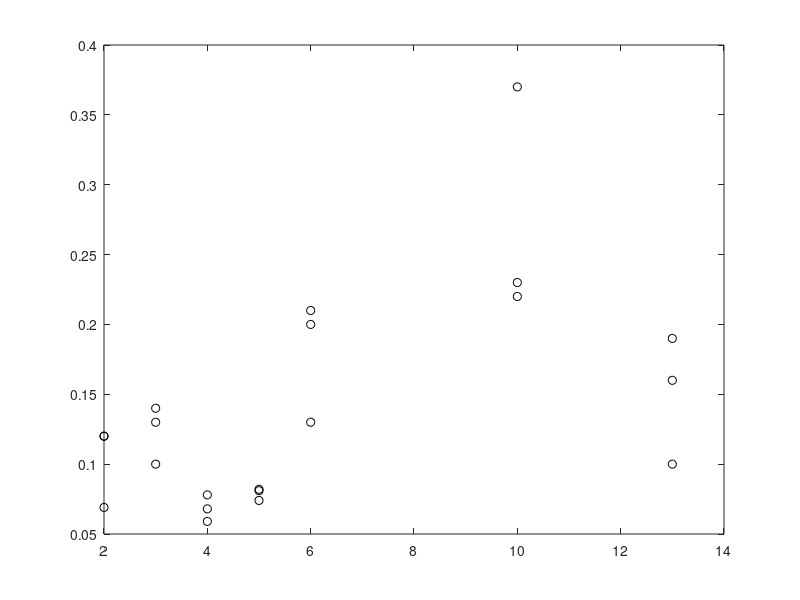

Here is the MATLAB script that generated this plot:
% Hardcode the data from the Chylinski paper
% Coding it here because the spreadsheet is too funky to read in
% Is there a better way to do this?
% Save as a .mat file to be able to read it into the parameter fitting
% script easy

% Data from figure 2b
% Cre negative
% Do I need any of this for fitting
% xEmpty = [2 2 2 3 3 3 4 4 4 5 5 5 6 6 6 10 10 10 13 13 13];
% yEmpty = [0.64 0.47 0.56 0.33 0.33 0.43 0.28 0.14 0.38 0.24 0.23 0.39 0.61 0.46 0.59 1.23 1.16 0.72 0.49 1.33 1.26];
% 
% xUnmodified = [2 2 2 3 3 3 4 4 4 5 5 5 6 6 6 10 10 10 13 13 13];
% yUnmodified = [];
% 
% xSwitchOff = [2 2 2 3 3 3 4 4 4 5 5 5 6 6 6 10 10 10 13 13 13];
% ySwitchOff = [];
% 
% xSingleLoxP = [2 2 2 3 3 3 4 4 4 5 5 5 6 6 6 10 10 10 13 13 13];
% ySingleLoxP = [];

% Cre positive
% Which of these do I need for the fitting?
xEmpty = [2 2 2 3 3 3 4 4 4 5 5 5 6 6 6 10 10 10 13 13 13];
yEmpty = [0.12 0.12 0.069 0.13 0.14 0.1 0.078 0.068 0.059 0.082 0.074 0.081 0.21 0.13 0.2 0.37 0.22 0.23 0.19 0.1 0.16];

xUnmodified = [2 2 2 3 3 3 4 4 4 5 5 5 6 6 6 10 10 10 13 13 13];
yUnmodified = [0.5 0.51 0.47 22.6 22.3 22.7 71.8 71.2 71.2 88.4 88.6 88.7 92.5 92.2 92.7 96.5 96.5 97.3 94.6 96.2 97.6];

xSwitchOff = [2 2 2 3 3 3 4 4 4 5 5 5 6 6 6 10 10 10 13 13 13];
ySwitchOff = [0.07 0.12 0.13 0.4 0.42 0.42 0.86 1.06 1.07 1.15 1.53 1.4 1.53 1.45 1.21 1.46 1.48 1.56 1.31 1.59 1.67];

xSingleLoxP = [2 2 2 3 3 3 4 4 4 5 5 5 6 6 6 10 10 10 13 13 13];
ySingleLoxP = [0.18 0.22 0.2 5.46 5.79 5.88 45.4 45.4 44.9 70.9 70.6 71 81.7 81.6 81.4 92.1 92.6 93 92.8 93.2 93.3];

% Check
plot(xEmpty, yEmpty, 'ko')
